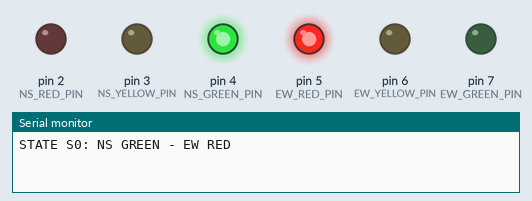
This sketch was run on a simulated Arduino Uno, built with avr-gcc and run on an emulated ATmega328P. Parts: output pins drawn as LEDs (lit = HIGH), the last lines printed to the serial monitor.

Above: at 5.0 s.
At 11.5 s:
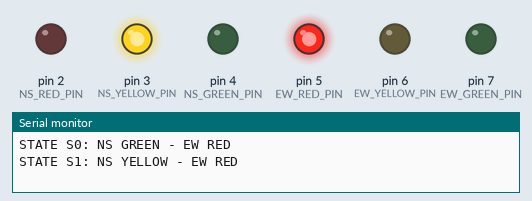
At 18.0 s:
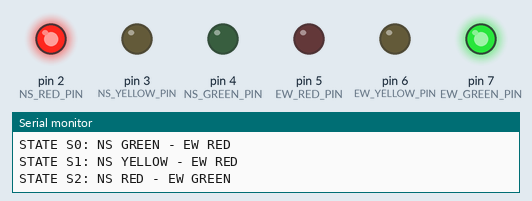
At 24.5 s:
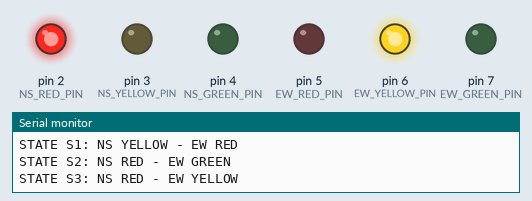
Timing chart, 0 to 33.8 s (numbered marks = the images above):
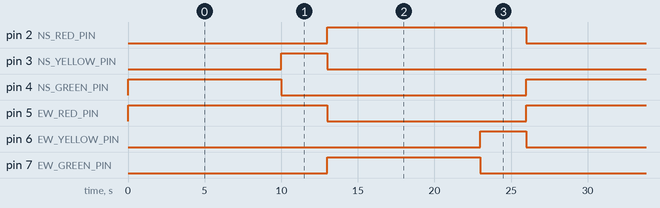

The sketch:

exp2.ino
```cpp
// ----------------------------------------------------
// Formal Design of Embedded Controller Using FSM
// Traffic Light Controller
// Arduino UNO + Proteus
// ----------------------------------------------------

enum TrafficState
{
  STATE_NS_GREEN,
  STATE_NS_YELLOW,
  STATE_EW_GREEN,
  STATE_EW_YELLOW
};

TrafficState currentState = STATE_NS_GREEN;

// North-South traffic signal
const int NS_RED_PIN    = 2;
const int NS_YELLOW_PIN = 3;
const int NS_GREEN_PIN  = 4;

// East-West traffic signal
const int EW_RED_PIN    = 5;
const int EW_YELLOW_PIN = 6;
const int EW_GREEN_PIN  = 7;

void setup()
{
  pinMode(NS_RED_PIN, OUTPUT);
  pinMode(NS_YELLOW_PIN, OUTPUT);
  pinMode(NS_GREEN_PIN, OUTPUT);

  pinMode(EW_RED_PIN, OUTPUT);
  pinMode(EW_YELLOW_PIN, OUTPUT);
  pinMode(EW_GREEN_PIN, OUTPUT);

  Serial.begin(9600);
}

void allOff()
{
  digitalWrite(NS_RED_PIN, LOW);
  digitalWrite(NS_YELLOW_PIN, LOW);
  digitalWrite(NS_GREEN_PIN, LOW);

  digitalWrite(EW_RED_PIN, LOW);
  digitalWrite(EW_YELLOW_PIN, LOW);
  digitalWrite(EW_GREEN_PIN, LOW);
}

void enterState(TrafficState state)
{
  allOff();

  switch (state)
  {
    case STATE_NS_GREEN:

      digitalWrite(NS_GREEN_PIN, HIGH);
      digitalWrite(EW_RED_PIN, HIGH);

      Serial.println("STATE S0: NS GREEN - EW RED");

      break;

    case STATE_NS_YELLOW:

      digitalWrite(NS_YELLOW_PIN, HIGH);
      digitalWrite(EW_RED_PIN, HIGH);

      Serial.println("STATE S1: NS YELLOW - EW RED");

      break;

    case STATE_EW_GREEN:

      digitalWrite(NS_RED_PIN, HIGH);
      digitalWrite(EW_GREEN_PIN, HIGH);

      Serial.println("STATE S2: NS RED - EW GREEN");

      break;

    case STATE_EW_YELLOW:

      digitalWrite(NS_RED_PIN, HIGH);
      digitalWrite(EW_YELLOW_PIN, HIGH);

      Serial.println("STATE S3: NS RED - EW YELLOW");

      break;
  }
}

void loop()
{
  switch (currentState)
  {
    case STATE_NS_GREEN:

      enterState(STATE_NS_GREEN);
      delay(10000);
      currentState = STATE_NS_YELLOW;

      break;

    case STATE_NS_YELLOW:

      enterState(STATE_NS_YELLOW);
      delay(3000);
      currentState = STATE_EW_GREEN;

      break;

    case STATE_EW_GREEN:

      enterState(STATE_EW_GREEN);
      delay(10000);
      currentState = STATE_EW_YELLOW;

      break;

    case STATE_EW_YELLOW:

      enterState(STATE_EW_YELLOW);
      delay(3000);
      currentState = STATE_NS_GREEN;

      break;
  }
}
```

Measured:
- by itself, pin 2 (NS_RED_PIN), pin 5 (EW_RED_PIN): alternates HIGH for 13.0 s and LOW for 13.0 s
- by itself, pin 3 (NS_YELLOW_PIN), pin 6 (EW_YELLOW_PIN): alternates HIGH for 3.0 s and LOW for 23.0 s
- by itself, pin 4 (NS_GREEN_PIN), pin 7 (EW_GREEN_PIN): alternates HIGH for 10.0 s and LOW for 16.0 s
